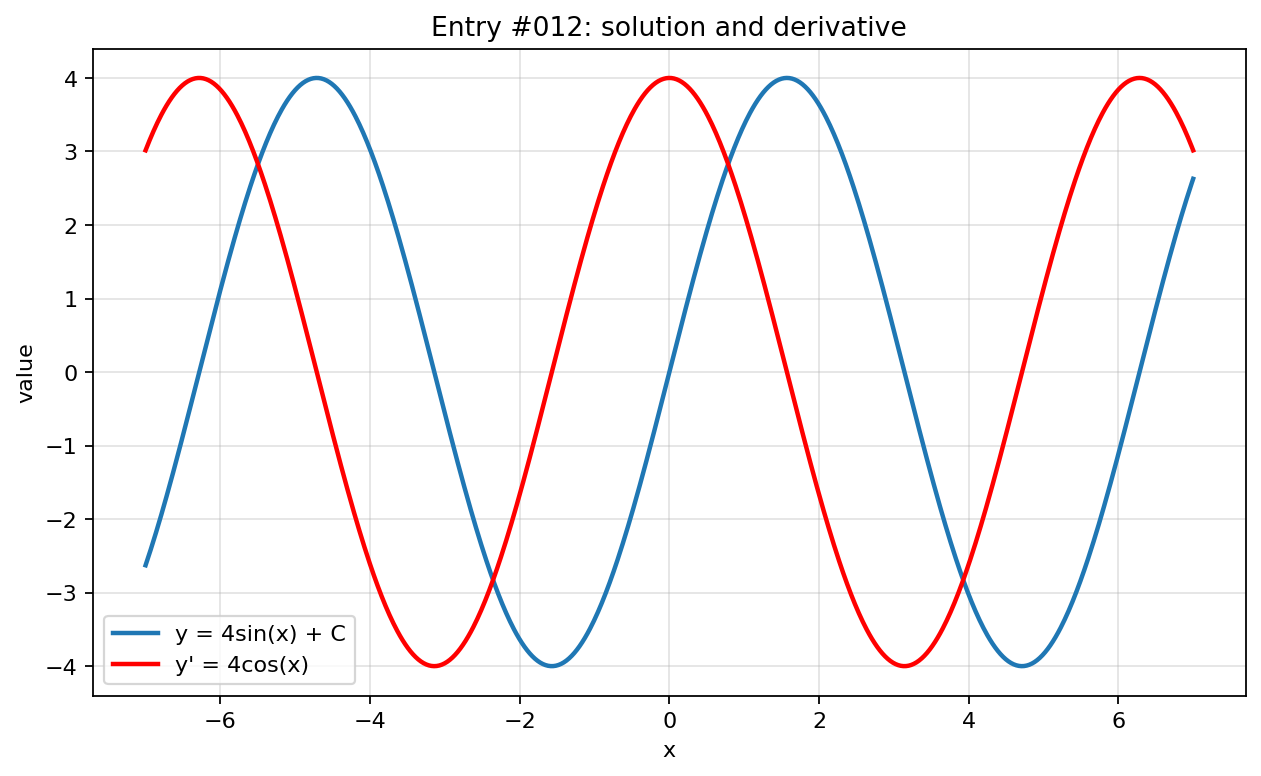

Source code (Python):
import numpy as np
import matplotlib.pyplot as plt

x = np.linspace(-7, 7, 800)

with np.errstate(divide="ignore", invalid="ignore", over="ignore"):
    y = 4*np.sin(x)
    y_prime = 4*np.cos(x)

plt.figure(figsize=(8, 5))
plt.plot(x, y, label="y = 4sin(x) + C", linewidth=2)
plt.plot(x, y_prime, label="y' = 4cos(x)", linewidth=2, color="red")
plt.title("Entry #012: solution and derivative")
plt.xlabel("x")
plt.ylabel("value")
plt.grid(True, alpha=0.35)
plt.legend()
plt.tight_layout()
plt.show()
